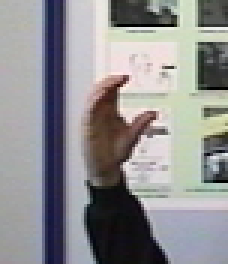
//> input picture dataset/C/C-train026.ppm, 76 x 88 px, given in place of frame-0000.jpg, which was not available (shown 3 times larger)
$ ./main   (built with g++ and OpenCV 4)
//> lines starting //> are read from the running program, lines starting //| are printed output that depends on the picture; pictures that were not available may be replaced by others from this repository, and a replacement may not be noted
### HandRecognition/training.hpp

#ifndef training_h
#define training_h


#endif /* training_h */

#include <opencv2/highgui/highgui.hpp>

### HandRecognition/main.hpp
//
//  MyLib.hpp
//  HandRecognition
//
//  Created by huangrunping on 04/04/2017.
//  Copyright © 2017 Runping. All rights reserved.
//

#ifndef MyLib_hpp
#define MyLib_hpp

#include <stdio.h>
#include <opencv2/highgui/highgui.hpp>
#include <opencv2/imgproc/imgproc.hpp>

#endif /* MyLib_hpp */

using namespace std;
using namespace cv;

/*
 * part 1: image preprocess
 */
void RGBToYCRCB(InputArray mat, Mat out){
    cvtColor(mat, out, CV_BGR2YCrCb);
}


/*
 * part 2: detection of the ROI
 */

int THRESHOLD = 18;
double Cbmax = 105;
double Cbmin = 80;
double Crmax = 165;
double Crmin = 130;
void DetermineROI(cv::Mat & in){
    double Cr, Cb, d1, d2, d3, d4;
    for(int i = 0; i < in.cols; i++){
        for(int j = 0; j < in.rows ; j++){
            cv::Vec3f bgrPixel = in.at<cv::Vec3b>(i, j);
            Cr = bgrPixel[1];
            Cb = bgrPixel[2];
            d1 = sqrt(pow(Cb - Cbmin, 2) + pow(Cr - Crmin, 2));
            d2 = sqrt(pow(Cb - Cbmin, 2) + pow(Cr - Crmax, 2));
            d3 = sqrt(pow(Cb - Cbmax, 2) + pow(Cr - Crmin, 2));
            d4 = sqrt(pow(Cb - Cbmax, 2) + pow(Cr - Crmax, 2));
            if ( (d1 + d2 + d3 + d4) <= THRESHOLD ){
                in.at<uchar>(i, j) = 255;// hand region detected
            }
        }
    }
}


/*
 * part 3: Initial window for rendering video captured by camera
 */
int BUILT_IN_CAM = 0;
int EXTERNAL_CAM = 1;

// [24 lines left out: function open_camera, not called in this run]

### HandRecognition/main.cpp

#include <iostream>

#include "main.hpp"
#include "training.hpp"


int main(int argc, const char * argv[]) {
//    init::open_camera();
    cv::String imgDirectory = "/Users/Frank/dev/HandRecognition/Dataset/Set1/0000/0000/frame-0000.jpg";
    // the second parameter can be set to be BGR, GRAYSCALE etc. which are located in Enum of cv::ImreadModes
    cv::Mat img = cv::imread(imgDirectory, cv::IMREAD_UNCHANGED);
//> img is the input picture: 88 rows x 76 cols, CV_8UC3; mean B, G, R 143.8, 142.6, 143.5
    cv::Mat out = cv::Mat(img.size(), 1);
    if (img.empty())
        return -1;
    // the second parameter is used to set the size of the window which can be one inside Enum of cv::ImreadModes
    cv::namedWindow("example",cv::WINDOW_AUTOSIZE);
    RGBToYCRCB(img, img);
//> in RGBToYCRCB, `cvtColor(mat, out, CV_BGR2YCrCb);`: mat: 88 rows x 76 cols, CV_8UC3; mean of channels 0, 1, 2 143, 128.4, 128.5
    DetermineROI(img);
//> the loop in DetermineROI, `for(int i = 0; i < in.cols; i++)` made 76 passes
//> (Cr, Cb, d1, d2, d3, d4) on passes 1 to 12: (127, 130, 50.09, 62.8, 25.18, 45.49), (126, 130, 50.16, 63.41, 25.32, 46.32), (126, 131, 51.16, 64.2, 26.31, 46.87), (127, 130, 50.09, 62.8, 25.18, 45.49), (126, 128, 48.17, 61.85, 23.35, 45.28), (125, 128, 48.26, 62.48, 23.54, 46.14), (126, 127, 47.17, 61.07, 22.36, 44.78), (128, 127, 47.04, 59.82, 22.09, 43.05), (129, 128, 48.01, 60, 23.02, 42.72), (129, 128, 48.01, 60, 23.02, 42.72), (128, 130, 50.04, 62.2, 25.08, 44.65), (128, 132, 52.04, 63.82, 27.07, 45.8)
//> after the loop in DetermineROI, `for(int i = 0; i < in.cols; i++)`: Cr = 127; Cb = 131; d1 = 51.09; d2 = 63.6; d3 = 26.17; d4 = 46.04

    cv::imshow("example", img);
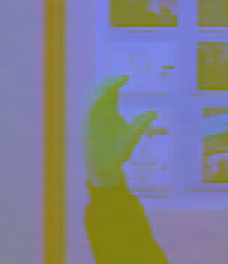
//> window 'example': 88 rows x 76 cols, CV_8UC3 (shown 3 times larger); mean B, G, R 143, 128.4, 128.5
    cv::waitKey(0);
    cv::destroyWindow("example");

    return 0;
}

$ run again, on dataset/C/C-train048.ppm
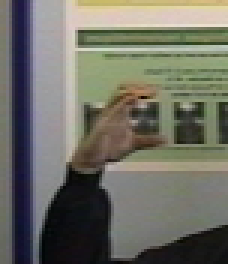
//> input picture dataset/C/C-train048.ppm, 76 x 88 px, given in place of frame-0000.jpg, which was not available (shown 3 times larger)
//> img is the input picture: 88 rows x 76 cols, CV_8UC3; mean B, G, R 100.3, 110.8, 111
//> mat: 88 rows x 76 cols, CV_8UC3; mean of channels 0, 1, 2 109.7, 129, 122.7
//> the loop in DetermineROI, `for(int i = 0; i < in.cols; i++)` made 76 passes
//> (Cr, Cb, d1, d2, d3, d4) on passes 1 to 8: (129, 141, 61.01, 70.83, 36.01, 50.91), (129, 140, 60.01, 69.97, 35.01, 50.21), (127, 139, 59.08, 70.18, 34.13, 50.99), (125, 138, 58.22, 70.46, 33.38, 51.86), (125, 138, 58.22, 70.46, 33.38, 51.86), (127, 139, 59.08, 70.18, 34.13, 50.99), (127, 141, 61.07, 71.87, 36.12, 52.35), (127, 140, 60.07, 71.02, 35.13, 51.66)
//> after the loop in DetermineROI, `for(int i = 0; i < in.cols; i++)`: Cr = 122; Cb = 140; d1 = 60.53; d2 = 73.82; d3 = 35.9; d4 = 55.44
//> `cv::imshow("example", img);`:
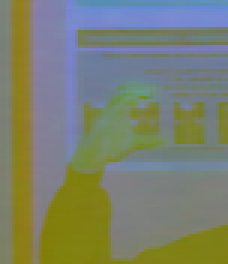
//> window 'example': 88 rows x 76 cols, CV_8UC3 (shown 3 times larger); mean B, G, R 109.7, 129, 122.7

$ run again, on dataset/C/C-train062.ppm
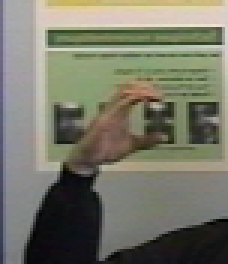
//> input picture dataset/C/C-train062.ppm, 76 x 88 px, given in place of frame-0000.jpg, which was not available (shown 3 times larger)
//> img is the input picture: 88 rows x 76 cols, CV_8UC3; mean B, G, R 104.4, 119.3, 119.2
//> mat: 88 rows x 76 cols, CV_8UC3; mean of channels 0, 1, 2 117.6, 129.2, 120.5
//> the loop in DetermineROI, `for(int i = 0; i < in.cols; i++)` made 76 passes
//> (Cr, Cb, d1, d2, d3, d4) on passes 1 to 8: (132, 122, 42.05, 53.41, 17.12, 37.12), (132, 123, 43.05, 54.2, 18.11, 37.59), (132, 126, 46.04, 56.61, 21.1, 39.12), (131, 126, 46.01, 57.2, 21.02, 39.96), (131, 123, 43.01, 54.82, 18.03, 38.47), (132, 123, 43.05, 54.2, 18.11, 37.59), (133, 125, 45.1, 55.22, 20.22, 37.74), (130, 124, 44, 56.22, 19, 39.82)
//> after the loop in DetermineROI, `for(int i = 0; i < in.cols; i++)`: Cr = 128; Cb = 129; d1 = 49.04; d2 = 61.4; d3 = 24.08; d4 = 44.1
//> `cv::imshow("example", img);`:
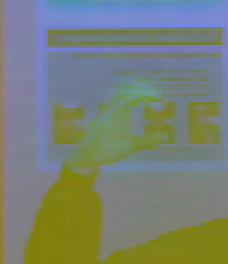
//> window 'example': 88 rows x 76 cols, CV_8UC3 (shown 3 times larger); mean B, G, R 117.6, 129.2, 120.5
